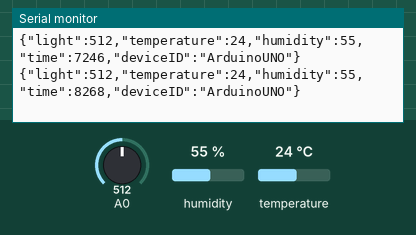
This sketch was run on a simulated Arduino Uno, built with avr-gcc and run on an emulated ATmega328P. Parts: the last lines printed to the serial monitor. Inputs (shaded band) come from the test bench; at power-on: A0 = 512, humidity 55 %, temperature 24 °C.

Above: at 9.3 s.
9.4 s: A0 set to 988
At 9.4 s:
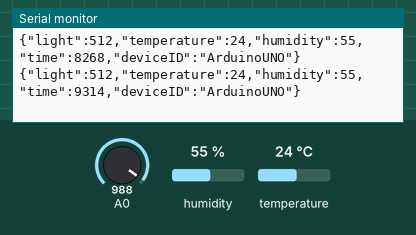
15.5 s: A0 set to 1010
At 16.4 s:
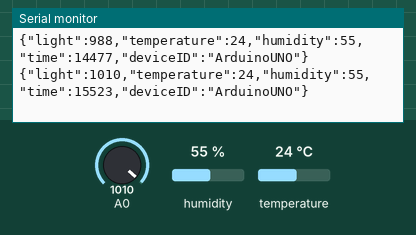
Timing chart, 0 to 18.0 s (numbered marks = the images above; inputs shaded):
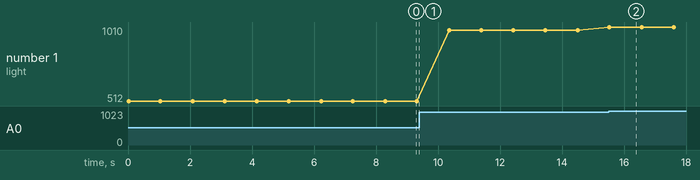

The sketch:

uno-light-temp-humid-time-json.ino
```cpp
/*
 * Arduino UNO measures the following:
 * - light intensity (0-1023) / photoresistor
 * - temperature (±1°C)/ HDT11 module
 * - humidity (±1%RH)/ HDT11 module
 * - time elapsed (milliseconds)
 *
 * Data and device id are sent via serial as Json strings;
 *
 * @author manokel01
 */

#include <DHT.h>
#include <Adafruit_Sensor.h>
#include <string.h>
#include <ArduinoJson.h>

#define DHTPIN 4          // what pin we're connected to
#define DHTTYPE DHT11     // DHT 11
DHT dht(DHTPIN, DHTTYPE); // Initialize DHT sensor for normal 16mhz Arduino
int light;
float temperature;
float humidity;
long time;
String deviceID = "ArduinoUNO";

void setup(){
  Serial.begin(9600);
  dht.begin();
}

void loop() {
  time = millis();
  light = analogRead(A0);
  // Reading temperature or humidity takes about 250 milliseconds.
  // Sensor readings may also be up to 2 seconds 'old' (its a very slow sensor)
  temperature = dht.readTemperature();
  humidity = dht.readHumidity();
  // float f = dht.readTemperature(true);
  // float hif = dht.computeHeatIndex(f, h);
  // float hic = dht.computeHeatIndex(t, h, false);
  DynamicJsonDocument doc(200);
  doc["light"] = light;
  doc["temperature"] = temperature;
  doc["humidity"] = humidity;
  doc["time"] = time;
  doc["deviceID"] = deviceID;
  serializeJson(doc, Serial);
  Serial.println();
  delay(1000);
}
```

Measured:
- after the input at 15.5 s, the serial monitor: prints a new line at once (image 2)
- plotted number 1: 512 → 988 after the input at 9.4 s, 988 → 1010 after the input at 15.5 s
